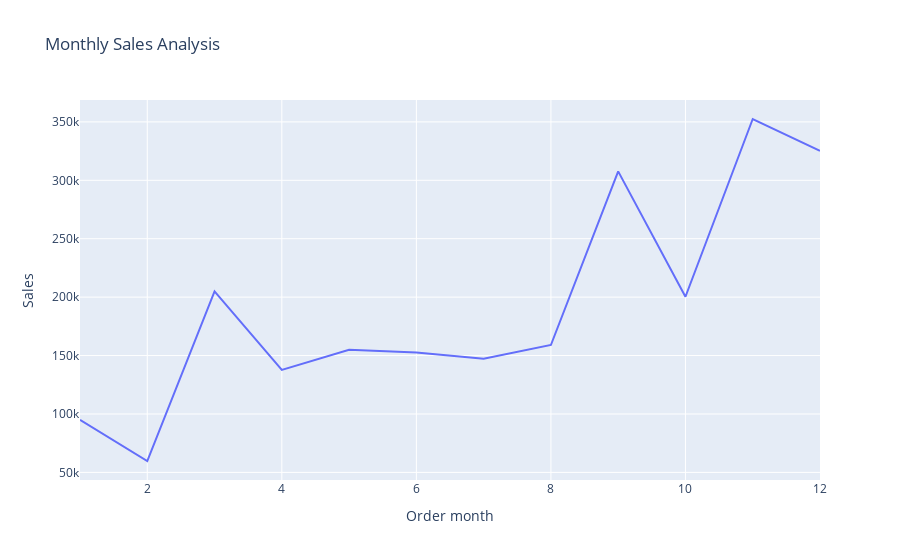

Source (notebook cell):
### Code cell
sales_by_month =data.groupby('Order month')['Sales'].sum().reset_index()
fig = px.line(sales_by_month,
              x='Order month',
              y='Sales',
              title='Monthly Sales Analysis')
fig.show()

### Figure 1 — Plotly figure (JSON) as saved in the notebook; plotly's stock layout.template omitted (floating-point values rounded to 4 significant figures)
{"data": [{"hovertemplate": "Order month=%{x}<br>Sales=%{y}<extra></extra>", "legendgroup": "", "line": {"color": "#636efa", "dash": "solid"}, "marker": {"symbol": "circle"}, "mode": "lines", "name": "", "orientation": "v", "showlegend": false, "type": "scatter", "x": [1, 2, 3, 4, 5, 6, 7, 8, 9, 10, 11, 12], "xaxis": "x", "y": [94920.0, 59750.0, 205000.0, 137800.0, 155000.0, 152700.0, 147200.0, 159000.0, 307600.0, 200300.0, 352500.0, 325300.0], "yaxis": "y"}], "layout": {"legend": {"tracegroupgap": 0}, "title": {"text": "Monthly Sales Analysis"}, "xaxis": {"anchor": "y", "domain": [0, 1], "title": {"text": "Order month"}}, "yaxis": {"anchor": "x", "domain": [0, 1], "title": {"text": "Sales"}}}}
